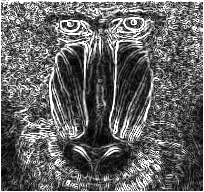

Python code for this plot:
from PIL import Image
import numpy as np
import math

img = Image.open(r"C:\Users\Bipro\OneDrive\Documents\Study\image_recog\image\images.jpg").convert("L")
px = np.array(img)
h,w = px.shape

canvas = np.zeros((h,w),dtype=np.uint8)

Gx = [[-1,0,1],[-2,0,2],[-1,0,1]]
Gy = [[-1,-2,-1],[0,0,0],[1,2,1]]

k = 3
hf = k//2

for x in range(h):
    for y in range(w):
        gx_value = 0
        gy_value = 0
        for dx in range(-hf, hf+1):
            for dy in range(-hf, hf+1):
                a, b = x+dx, y+dy
                if 0 <= a < h and 0 <= b < w:
                    gx_value += int(px[a][b]) * Gx[dx+hf][dy+hf]
                    gy_value += int(px[a][b]) * Gy[dx+hf][dy+hf]

        magnitude = math.sqrt(gx_value**2 + gy_value**2)
        canvas[x][y] = min(255, int(magnitude))
Image.fromarray(canvas).save("sobel.png")
                 
